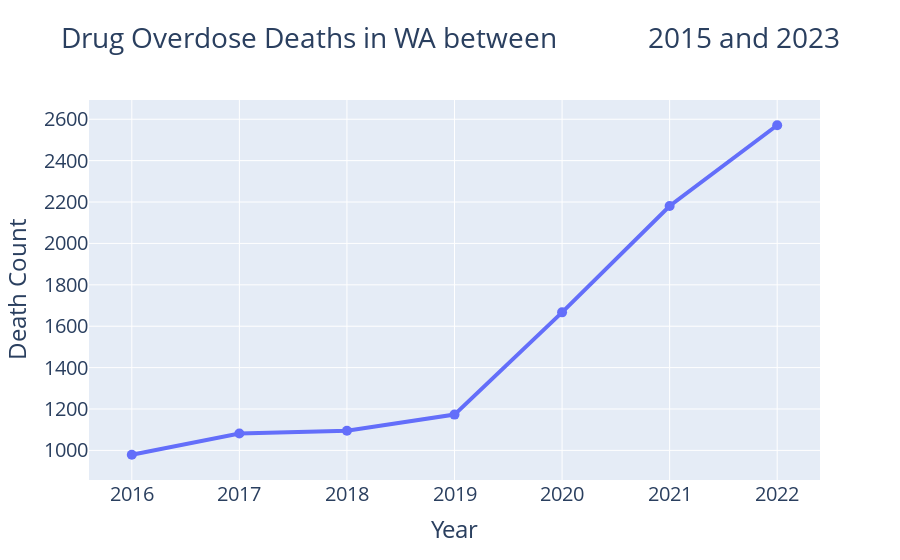

The code cell stored with this chart in its notebook:
### Code cell
overdose_geo(wa_geo_data)

### Figure 1 — Plotly figure (JSON) as saved in the notebook; plotly's stock layout.template omitted (floating-point values rounded to 4 significant figures)
{"data": [{"hovertemplate": "Year=%{x}<br>Death Count=%{y}<extra></extra>", "legendgroup": "", "line": {"color": "#636efa", "dash": "solid", "width": 4}, "marker": {"size": 10, "symbol": "circle"}, "mode": "lines+markers", "name": "", "orientation": "v", "showlegend": false, "type": "scatter", "x": [2016, 2017, 2018, 2019, 2020, 2021, 2022], "xaxis": "x", "y": [979, 1082, 1095, 1173, 1667, 2181, 2571], "yaxis": "y"}], "layout": {"font": {"size": 20}, "legend": {"tracegroupgap": 0}, "title": {"text": "Drug Overdose Deaths in WA between             2015 and 2023", "x": 0.5, "y": 0.95}, "xaxis": {"anchor": "y", "domain": [0, 1], "title": {"text": "Year"}}, "yaxis": {"anchor": "x", "domain": [0, 1], "title": {"text": "Death Count"}}}}
